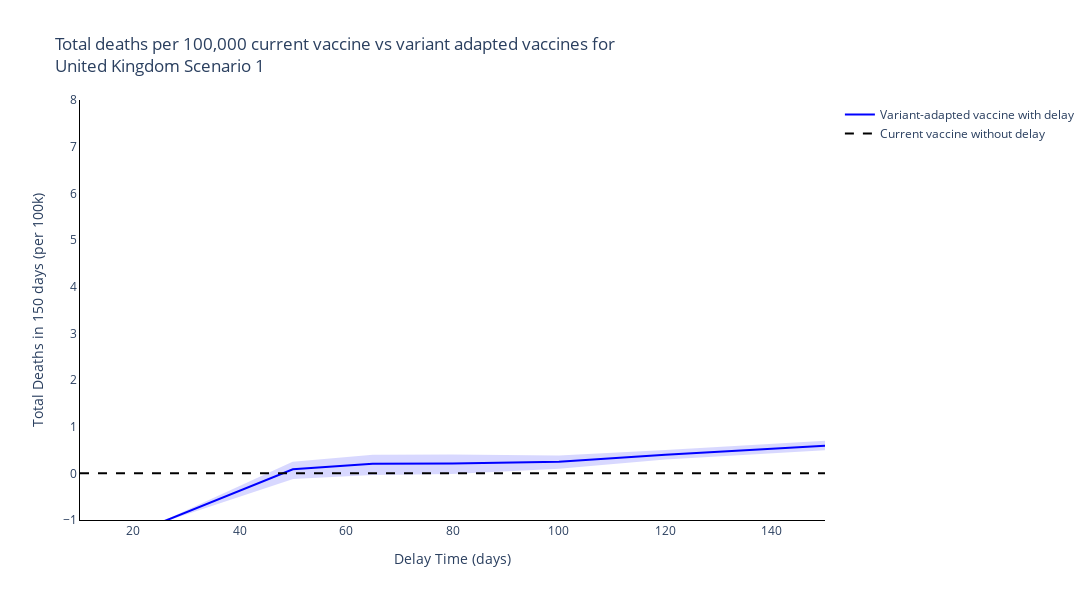
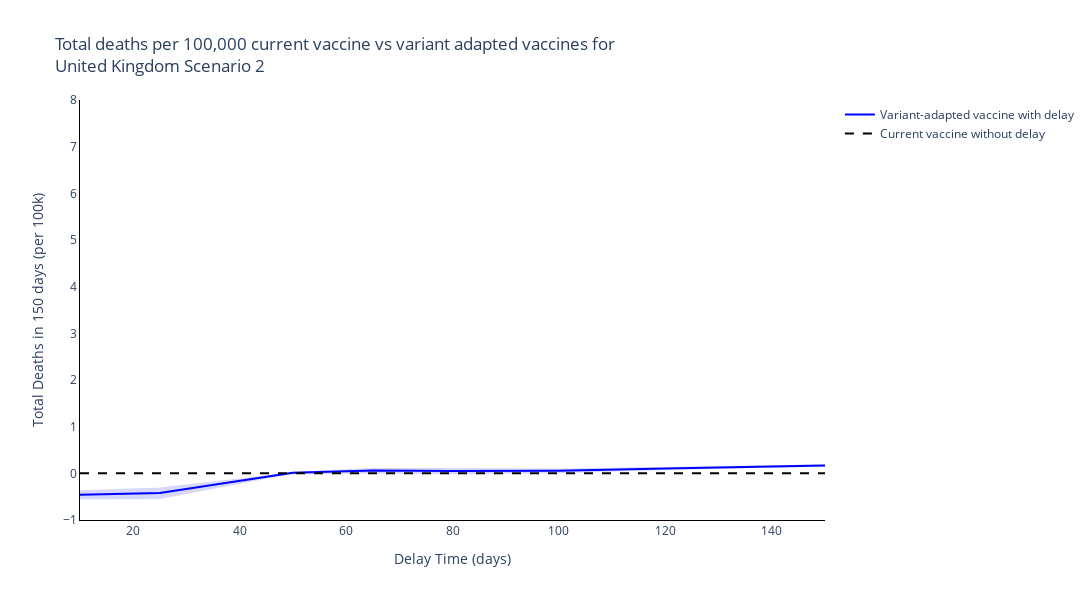
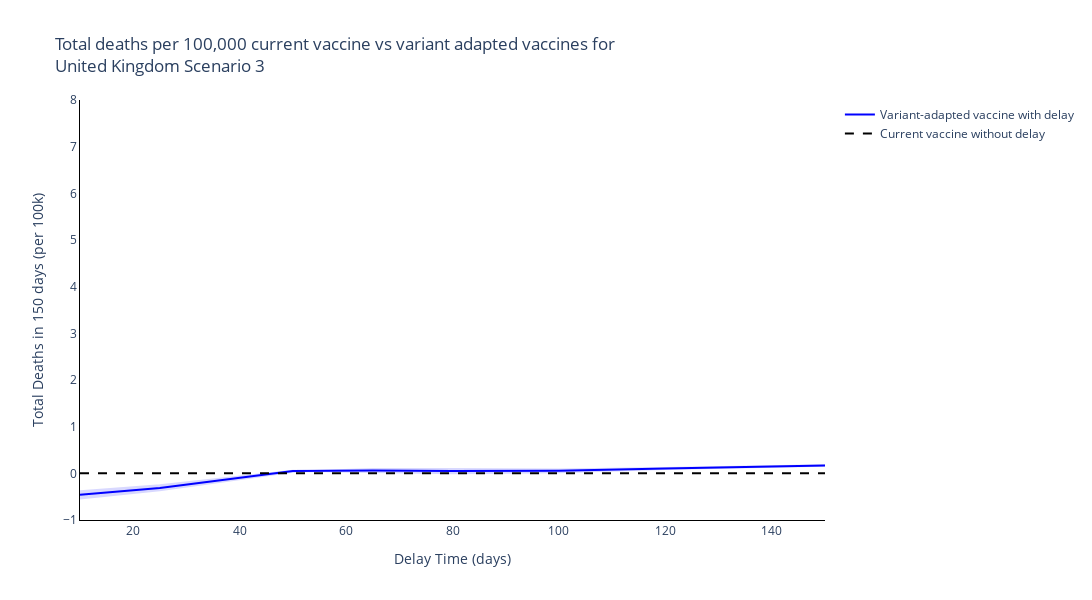
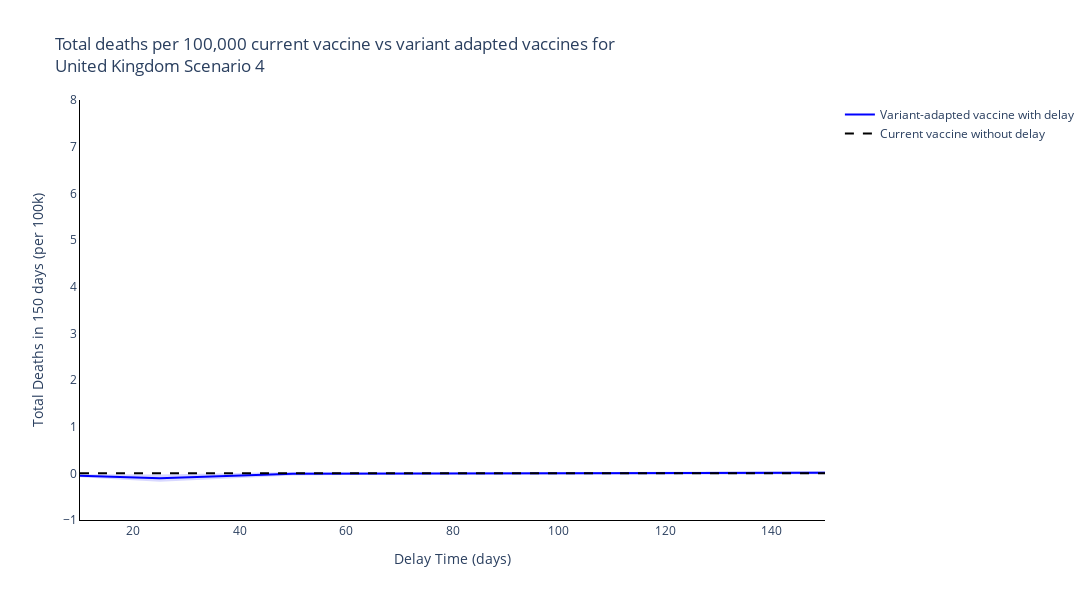

The notebook cell saved with these charts, in order:
### Code cell
new_scenario_names = ['Scenario {}'.format(s+1) for s, scenario in enumerate(scenario_names[:-1])] + [scenario_names[-1]]

# Plot for each region
for r, reg in enumerate(regions):
    # Plot for each boosting scenario
    for s, scenario in enumerate(new_scenario_names):
        fig = go.Figure()
        fig.add_trace(
            go.Scatter(
                y=[np.sum(var_adapted_delayed_total_new_deaths_mean[r][dt, s, :]-current_vacc_total_new_deaths_mean[r][s,:]) for dt, delay_time in enumerate(delay_times)],
                x=delay_times,
                mode='lines',
                name='Variant-adapted vaccine with delay',
                line=dict(
                    color=colours[r]),
            )
        )

        fig.add_trace(
            go.Scatter(
                y=[np.sum(var_adapted_delayed_total_new_deaths_upper[r][dt, s, :]-current_vacc_total_new_deaths_upper[r][s,:]) for dt, delay_time in enumerate(delay_times)] + [np.sum(var_adapted_delayed_total_new_deaths_lower[r][dt, s, :]-current_vacc_total_new_deaths_lower[r][s,:]) for dt, delay_time in enumerate(delay_times)][::-1],
                x=delay_times + delay_times[::-1],
                mode='lines',
                name='Variant-adapted vaccine with delay',
                fill='toself',
                fillcolor=colours[r],
                line_color=colours[r],
                opacity=0.15,
                showlegend=False
            )
        )

        fig.add_trace(
            go.Scatter(
                y=[0] * len(delay_times),
                x=delay_times,
                mode='lines',
                name='Current vaccine without delay',
                line=dict(
                    color='black',
                    dash='dash')
            )
        )

        # Add axis labels
        fig.update_layout(
            boxmode='group',
            title='Total deaths per 100,000 current vaccine vs variant adapted vaccines for <br>{} {}'.format(reg, scenario),
            width=1100,
            height=600,
            plot_bgcolor='white',
            xaxis=dict(
                linecolor='black',
                title='Delay Time (days)'
                ),
            yaxis=dict(
                linecolor='black',
                title='Total Deaths in 150 days (per 100k)',
                range=[-1, 8]),
            hovermode='x unified'
            )


        fig.show()

### Figure 1 — Plotly figure (JSON) as saved in the notebook; plotly's stock layout.template omitted (floating-point values rounded to 4 significant figures)
{"data": [{"line": {"color": "blue"}, "mode": "lines", "name": "Variant-adapted vaccine with delay", "type": "scatter", "x": [10, 25, 50, 65, 80, 100, 120, 150], "y": [-1.484, -1.063, 0.08675, 0.2039, 0.211, 0.2471, 0.3966, 0.5903]}, {"fill": "toself", "fillcolor": "blue", "line": {"color": "blue"}, "mode": "lines", "name": "Variant-adapted vaccine with delay", "opacity": 0.15, "showlegend": false, "type": "scatter", "x": [10, 25, 50, 65, 80, 100, 120, 150, 150, 120, 100, 80, 65, 50, 25, 10], "y": [-1.648, -1.075, 0.228, 0.3747, 0.3824, 0.3586, 0.4805, 0.677, 0.5145, 0.3163, 0.122, 0.006344, -0.0143, -0.1, -1.047, -1.318]}, {"line": {"color": "black", "dash": "dash"}, "mode": "lines", "name": "Current vaccine without delay", "type": "scatter", "x": [10, 25, 50, 65, 80, 100, 120, 150], "y": [0, 0, 0, 0, 0, 0, 0, 0]}], "layout": {"boxmode": "group", "height": 600, "hovermode": "x unified", "plot_bgcolor": "white", "title": {"text": "Total deaths per 100,000 current vaccine vs variant adapted vaccines for <br>United Kingdom Scenario 1"}, "width": 1100, "xaxis": {"linecolor": "black", "title": {"text": "Delay Time (days)"}}, "yaxis": {"linecolor": "black", "range": [-1, 8], "title": {"text": "Total Deaths in 150 days (per 100k)"}}}}

### Figure 2 — Plotly figure (JSON) as saved in the notebook; plotly's stock layout.template omitted (floating-point values rounded to 4 significant figures)
{"data": [{"line": {"color": "blue"}, "mode": "lines", "name": "Variant-adapted vaccine with delay", "type": "scatter", "x": [10, 25, 50, 65, 80, 100, 120, 150], "y": [-0.4592, -0.422, 0.01093, 0.06021, 0.05236, 0.05473, 0.1018, 0.1662]}, {"fill": "toself", "fillcolor": "blue", "line": {"color": "blue"}, "mode": "lines", "name": "Variant-adapted vaccine with delay", "opacity": 0.15, "showlegend": false, "type": "scatter", "x": [10, 25, 50, 65, 80, 100, 120, 150, 150, 120, 100, 80, 65, 50, 25, 10], "y": [-0.5387, -0.5307, 0.01054, 0.09067, 0.09254, 0.07955, 0.1128, 0.1741, 0.1628, 0.09171, 0.02309, 0.0003296, 0.02045, 9.094e-05, -0.324, -0.3849]}, {"line": {"color": "black", "dash": "dash"}, "mode": "lines", "name": "Current vaccine without delay", "type": "scatter", "x": [10, 25, 50, 65, 80, 100, 120, 150], "y": [0, 0, 0, 0, 0, 0, 0, 0]}], "layout": {"boxmode": "group", "height": 600, "hovermode": "x unified", "plot_bgcolor": "white", "title": {"text": "Total deaths per 100,000 current vaccine vs variant adapted vaccines for <br>United Kingdom Scenario 2"}, "width": 1100, "xaxis": {"linecolor": "black", "title": {"text": "Delay Time (days)"}}, "yaxis": {"linecolor": "black", "range": [-1, 8], "title": {"text": "Total Deaths in 150 days (per 100k)"}}}}

### Figure 3 — Plotly figure (JSON) as saved in the notebook; plotly's stock layout.template omitted (floating-point values rounded to 4 significant figures)
{"data": [{"line": {"color": "blue"}, "mode": "lines", "name": "Variant-adapted vaccine with delay", "type": "scatter", "x": [10, 25, 50, 65, 80, 100, 120, 150], "y": [-0.4592, -0.3126, 0.0498, 0.06319, 0.05236, 0.05473, 0.1018, 0.1662]}, {"fill": "toself", "fillcolor": "blue", "line": {"color": "blue"}, "mode": "lines", "name": "Variant-adapted vaccine with delay", "opacity": 0.15, "showlegend": false, "type": "scatter", "x": [10, 25, 50, 65, 80, 100, 120, 150, 150, 120, 100, 80, 65, 50, 25, 10], "y": [-0.5387, -0.3622, 0.03303, 0.09136, 0.09254, 0.07955, 0.1128, 0.1741, 0.1628, 0.09171, 0.02309, 0.0003296, 0.02505, 0.05711, -0.2568, -0.3849]}, {"line": {"color": "black", "dash": "dash"}, "mode": "lines", "name": "Current vaccine without delay", "type": "scatter", "x": [10, 25, 50, 65, 80, 100, 120, 150], "y": [0, 0, 0, 0, 0, 0, 0, 0]}], "layout": {"boxmode": "group", "height": 600, "hovermode": "x unified", "plot_bgcolor": "white", "title": {"text": "Total deaths per 100,000 current vaccine vs variant adapted vaccines for <br>United Kingdom Scenario 3"}, "width": 1100, "xaxis": {"linecolor": "black", "title": {"text": "Delay Time (days)"}}, "yaxis": {"linecolor": "black", "range": [-1, 8], "title": {"text": "Total Deaths in 150 days (per 100k)"}}}}

### Figure 4 — Plotly figure (JSON) as saved in the notebook; plotly's stock layout.template omitted (floating-point values rounded to 4 significant figures)
{"data": [{"line": {"color": "blue"}, "mode": "lines", "name": "Variant-adapted vaccine with delay", "type": "scatter", "x": [10, 25, 50, 65, 80, 100, 120, 150], "y": [-0.0494, -0.1061, -0.01118, -0.006032, -0.008921, -0.007445, 0.003537, 0.01424]}, {"fill": "toself", "fillcolor": "blue", "line": {"color": "blue"}, "mode": "lines", "name": "Variant-adapted vaccine with delay", "opacity": 0.15, "showlegend": false, "type": "scatter", "x": [10, 25, 50, 65, 80, 100, 120, 150, 150, 120, 100, 80, 65, 50, 25, 10], "y": [-0.05991, -0.16, -0.02749, -0.01086, -0.01078, -0.01264, -0.006864, 0.002756, 0.02696, 0.01437, -0.004656, -0.01084, -0.003248, 0.004973, -0.04453, -0.03914]}, {"line": {"color": "black", "dash": "dash"}, "mode": "lines", "name": "Current vaccine without delay", "type": "scatter", "x": [10, 25, 50, 65, 80, 100, 120, 150], "y": [0, 0, 0, 0, 0, 0, 0, 0]}], "layout": {"boxmode": "group", "height": 600, "hovermode": "x unified", "plot_bgcolor": "white", "title": {"text": "Total deaths per 100,000 current vaccine vs variant adapted vaccines for <br>United Kingdom Scenario 4"}, "width": 1100, "xaxis": {"linecolor": "black", "title": {"text": "Delay Time (days)"}}, "yaxis": {"linecolor": "black", "range": [-1, 8], "title": {"text": "Total Deaths in 150 days (per 100k)"}}}}
